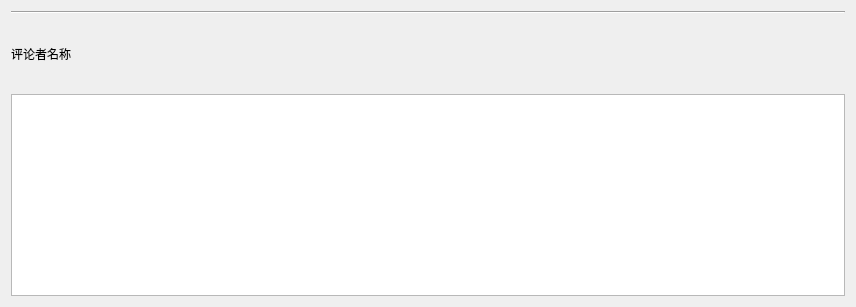
<?xml version="1.0" encoding="UTF-8"?>
<ui version="4.0">
 <class>CommentWidget</class>
 <widget class="QWidget" name="CommentWidget">
  <property name="geometry">
   <rect>
    <x>0</x>
    <y>0</y>
    <width>856</width>
    <height>307</height>
   </rect>
  </property>
  <property name="windowTitle">
   <string>Form</string>
  </property>
  <layout class="QVBoxLayout" name="verticalLayout_2">
   <item>
    <layout class="QVBoxLayout" name="verticalLayout" stretch="0,1,3">
     <item>
      <widget class="Line" name="line">
       <property name="orientation">
        <enum>Qt::Horizontal</enum>
       </property>
      </widget>
     </item>
     <item>
      <widget class="QLabel" name="commentUserLabel">
       <property name="styleSheet">
        <string notr="true">font: 14pt &quot;微软雅黑&quot;;</string>
       </property>
       <property name="text">
        <string>评论者名称</string>
       </property>
      </widget>
     </item>
     <item>
      <widget class="QPlainTextEdit" name="commentTextLabel">
       <property name="readOnly">
        <bool>true</bool>
       </property>
      </widget>
     </item>
    </layout>
   </item>
  </layout>
 </widget>
 <resources/>
 <connections/>
</ui>
